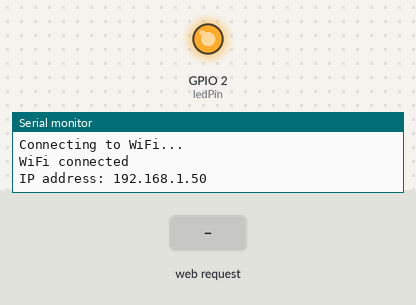
A sketch run on a simulated ESP8266 (NodeMCU). On the bench: output pins drawn as LEDs (lit = HIGH), the last lines printed to the serial monitor. Inputs (shaded band) come from the test bench. WiFi joins after 1.5 s; servers stay silent unless stated.

Above: at 3.2 s.
3.3 s: HTTP request GET /off received
At 4.5 s:
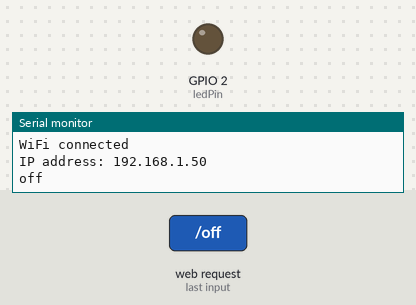
4.8 s: HTTP request GET /on received
At 5.7 s:
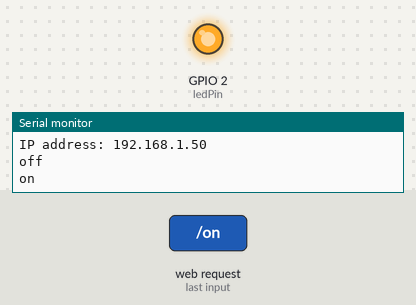
Timing chart, 0 to 7.8 s (numbered marks = the images above; inputs shaded):
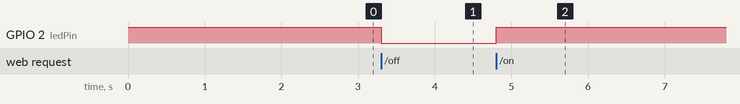

Measured:
- after the input at 3.3 s, GPIO 2 (ledPin): HIGH → LOW at once
- after the input at 4.8 s, GPIO 2 (ledPin): LOW → HIGH at once

The sketch:

Doorbell_code.ino
```cpp
#include <ESP8266WiFi.h>
// #include <AsyncTCP.h>
#include <ESPAsyncWebServer.h>

int ledPin = 2; // Change to your LED pin
const char *ssid = "TP-Link_49D5";
const char *password = "ECEN361$";
IPAddress staticIP(192, 100, 1, 200); // Define your desired static IP address
IPAddress gateway(192, 100, 1, 1);     // Gateway should be on the same subnet
IPAddress subnet(255, 255, 255, 0);

AsyncWebServer server(80);
void handleon(AsyncWebServerRequest *request) {
  // Convert raw temperature in F to Celsius degrees
  digitalWrite(ledPin, HIGH);


    // Create a JSON string
    String jsonString = "on";
  Serial.println("on");

  // Send the JSON response
  request->send(200, "application/json", jsonString);
}
void handleoff(AsyncWebServerRequest *request) {
  // Convert raw temperature in F to Celsius degrees

  digitalWrite(ledPin, LOW);

    // Create a JSON string
  String jsonString = "off";
  Serial.println("off");

  // Send the JSON response
  request->send(200, "application/json", jsonString);
}

void setup() {
  Serial.begin(115200);
  pinMode(ledPin, OUTPUT);
  digitalWrite(ledPin, HIGH);
  WiFi.begin(ssid, password);
  WiFi.config(staticIP, gateway, subnet); // Set static IP configuration
  while (WiFi.status() != WL_CONNECTED) {
    delay(1000);
    Serial.println("Connecting to WiFi...");
  }

  Serial.println("WiFi connected");
  Serial.print("IP address: ");
  Serial.println(WiFi.localIP());

  server.on("/on", HTTP_GET, handleon);
  server.on("/off", HTTP_GET, handleoff);

  DefaultHeaders::Instance().addHeader("access-Control-Allow-Origin", "*");
  server.begin();
}

void loop() {
  // Nothing to be done in the loop for this example
}
```
